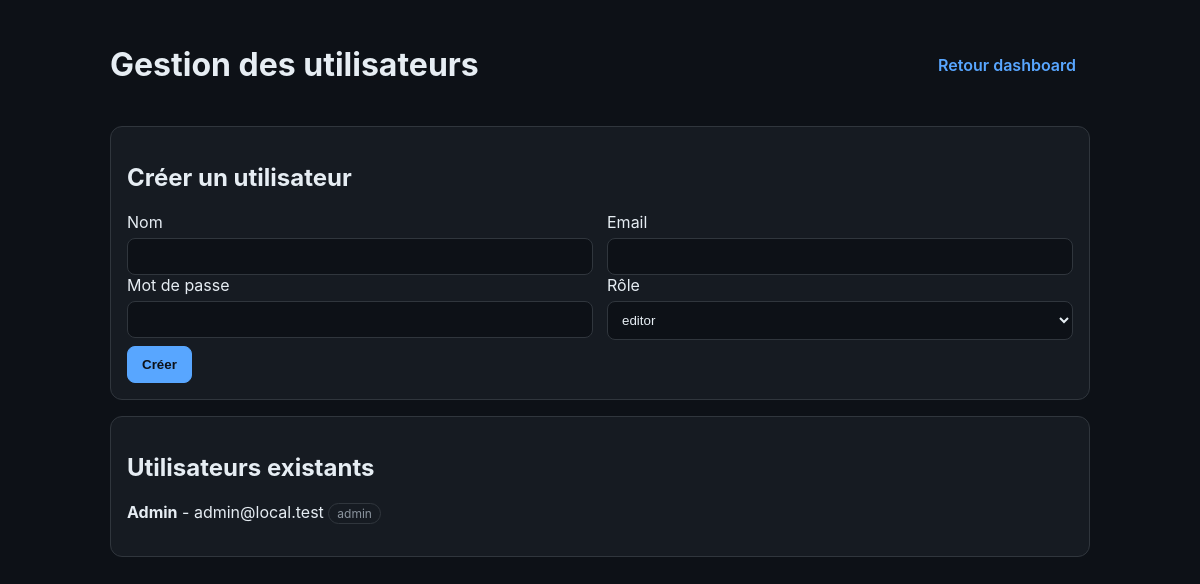
/users.php (signed in), run on the app's committed database.
### tables this page shows
CREATE TABLE users (
            id INTEGER PRIMARY KEY AUTOINCREMENT,
            name TEXT NOT NULL,
            email TEXT NOT NULL UNIQUE,
            password_hash TEXT NOT NULL,
            role TEXT NOT NULL DEFAULT 'editor',
            created_at TEXT NOT NULL DEFAULT CURRENT_TIMESTAMP
        );

### lib/auth.php (called while the page is built, shortened)
<?php
function e(?string $value): string
{
    return htmlspecialchars((string) $value, ENT_QUOTES, "UTF-8");
}

### public/users.php (the view, shortened to what this page needs)
<?php
require_once __DIR__ . "/../lib/auth.php";
$users = $pdo->query("SELECT id, name, email, role, created_at FROM users ORDER BY id DESC")->fetchAll();
?>
<!DOCTYPE html>
<html lang="fr">
<head>
  <link rel="stylesheet" href="admin.css">
</head>
<body>
  <div class="wrap">
    <div class="topbar">
      <h1>Gestion des utilisateurs</h1>
      <a class="btn btn-secondary" href="dashboard.php">Retour dashboard</a>
    </div>
    <form class="card" method="post">
      <h2>Créer un utilisateur</h2>
      <div class="grid two">
        <label>Nom
          <input type="text" name="name" required>
        </label>
        <label>Email
          <input type="email" name="email" required>
        </label>
      </div>
      <div class="grid two">
        <label>Mot de passe
          <input type="password" name="password" required minlength="6">
        </label>
        <label>Rôle
          <select name="role">
            <option value="editor">editor</option>
          </select>
        </label>
      </div>
      <button type="submit">Créer</button>
    </form>
    <div class="card">
      <h2>Utilisateurs existants</h2>
      <?php foreach ($users as $u): ?>
        <p>
          <strong><?= e($u["name"]) ?></strong> - <?= e($u["email"]) ?>
          <span class="tag"><?= e($u["role"]) ?></span>
        </p>
      <?php endforeach; ?>
    </div>
  </div>
</body>
</html>

### public/admin.css (style rules this page uses)
body { margin: 0; font-family: Inter, Arial, sans-serif; background: #0d1117; color: #e6edf3; }
.wrap { max-width: 980px; margin: 0 auto; padding: 24px 16px 40px; }
.topbar { display: flex; justify-content: space-between; align-items: center; gap: 12px; margin-bottom: 20px; }
.card { background: #161b22; border: 1px solid #30363d; border-radius: 12px; padding: 16px; margin-bottom: 16px; }
a { color: #58a6ff; text-decoration: none; }
input, textarea, select, button { width: 100%; box-sizing: border-box; padding: 10px; border-radius: 8px; border: 1px solid #30363d; background: #0d1117; color: #e6edf3; margin-top: 6px; }
button, .btn { display: inline-block; width: auto; cursor: pointer; background: #58a6ff; color: #0d1117; border-color: #58a6ff; font-weight: 600; padding: 10px 14px; }
.btn-secondary { background: transparent; color: #58a6ff; }
.grid { display: grid; grid-template-columns: 1fr; gap: 14px; }
.tag { display: inline-block; padding: 2px 8px; font-size: 12px; border-radius: 999px; border: 1px solid #30363d; color: #8b949e; }
@media (min-width: 800px) { .grid.two { grid-template-columns: 1fr 1fr; } }

### data on the page
users: name "Admin", email "admin@local.test", role "admin"
